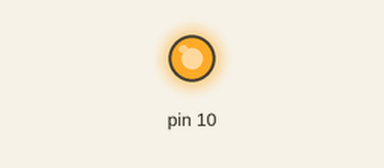
The sketch below on a simulated Arduino Uno, built with avr-gcc and run on an emulated ATmega328P. Shown: output pins drawn as LEDs (lit = HIGH). What the sketch prints to the serial monitor is not drawn.

Above: at 0.05 s.
Timing chart, 0 to 3.0 s (numbered marks = the images above):
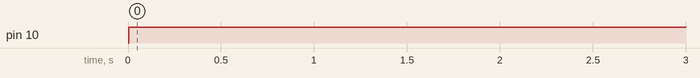

Measured:
- by itself, pin 10: LOW → HIGH at 0.01 s

The sketch:

SPI_MASTER.ino
```cpp
// SPI MASTER (ARDUINO)
// SPI COMMUNICATION BETWEEN TWO ARDUINO
// CIRCUIT DIGEST

#include <SPI.h>  // Library for SPI


void setup() {
  Serial.begin(9600);                 // Starts Serial Communication at Baud Rate 9600

  SPI.begin();                        // Begins the SPI communication
  SPI.setClockDivider(SPI_CLOCK_DIV8);// Sets clock for SPI communication at 2MHz (16MHz/8)
  digitalWrite(SS, HIGH);             // Sets SlaveSelect as HIGH (disconnects master from slave)
}

void loop() {
  byte Mastersend, Masterreceive;

  digitalWrite(SS, LOW);              // Starts communication with the slave
  delay(5);
  Mastersend = 129;
  Masterreceive = SPI.transfer(Mastersend); // Sends Mastersend value to slave and receives value from slave
  Serial.println(Masterreceive);

  digitalWrite(SS, HIGH);
  delay(1000);

}
```
